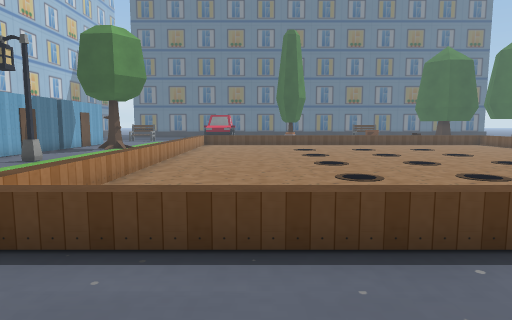
[1] (above)

24 first-person views from a walk through a Unity game level. The camera is 1.3 m above the floor, tilts 6° down and sees 75° across. The floor is counted in squares, 1 m on a side. Each view is taken from the middle of a square. On the plan, view 1 faces up. The plan holds only what a view shows up to about 14 squares ahead; the rest is blank. The place goes on beyond the plan. Some surface patterns are stand-ins.

[2]
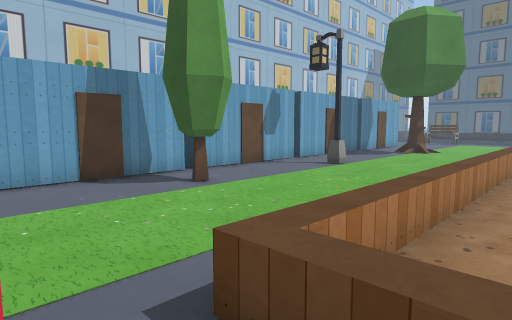

[3]
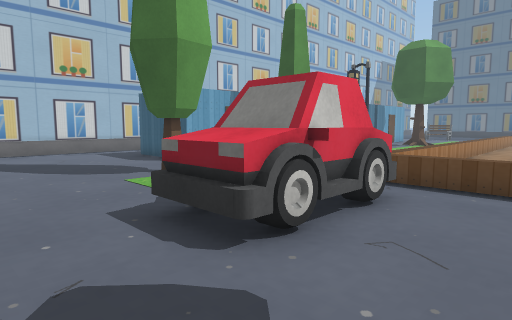

[4]
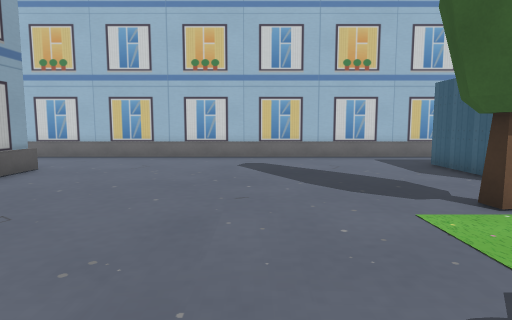

[5]
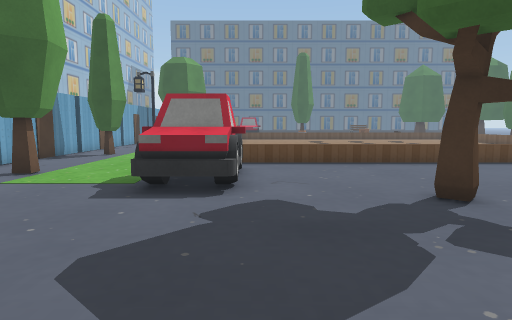

[6]
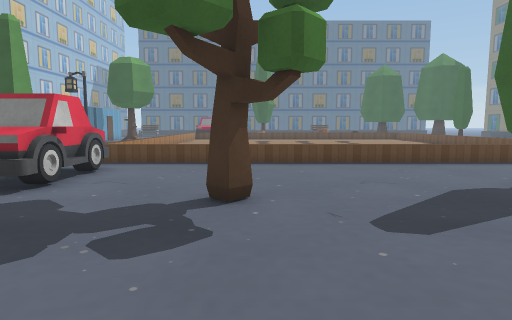

[7]
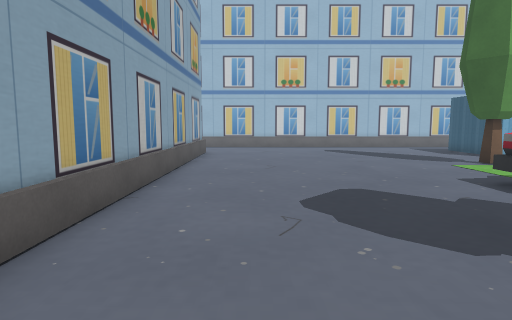

[8]
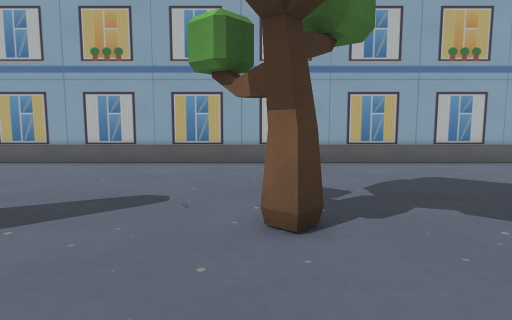

[9]
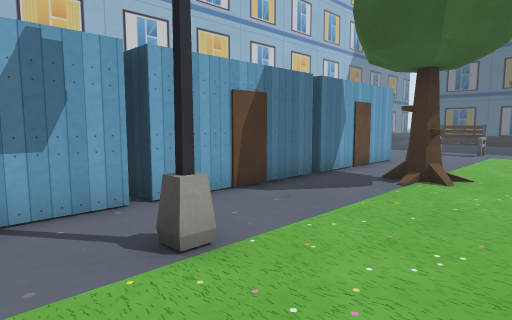

[10]
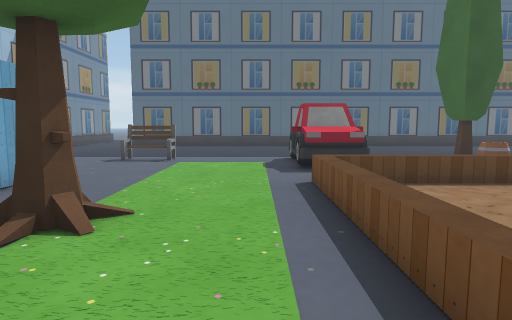

[11]
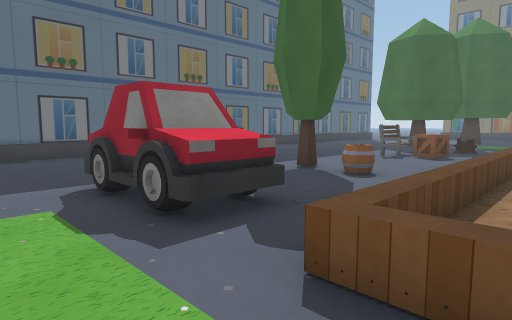

[12]
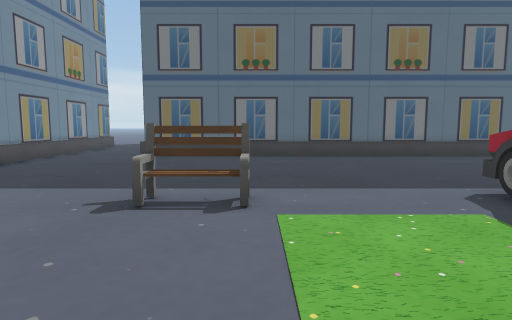

[13]
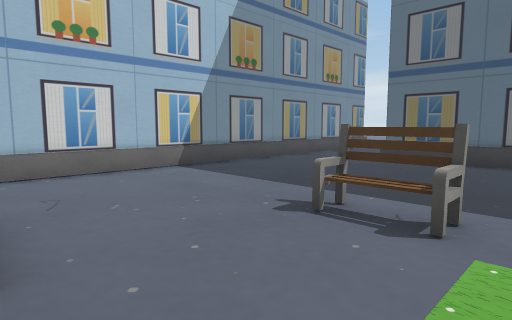

[14]
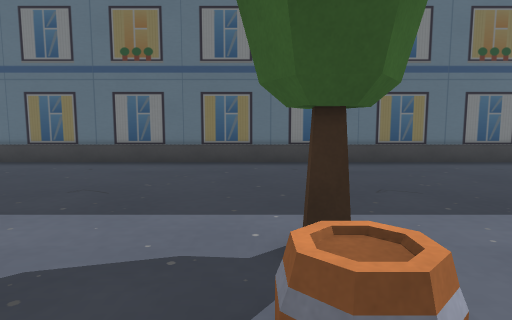

[15]
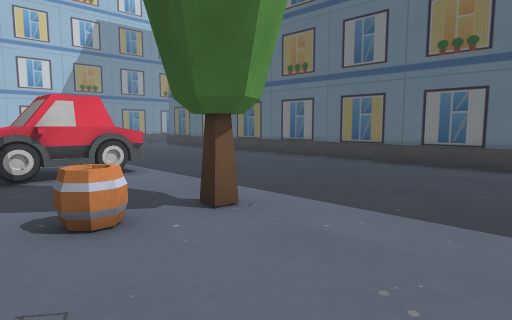

[16]
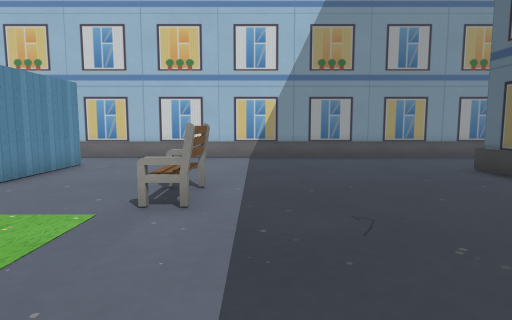

[17]
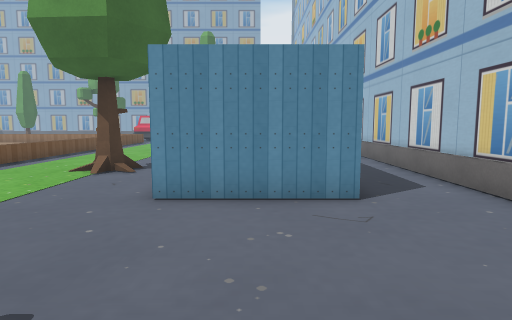

[18]
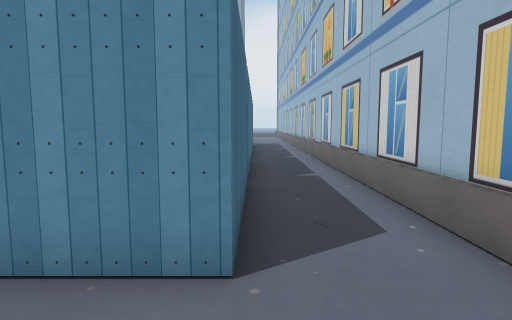

[19]
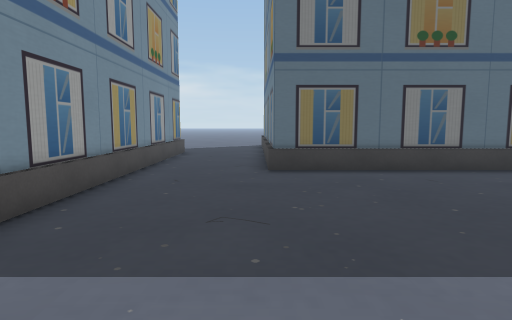

[20]
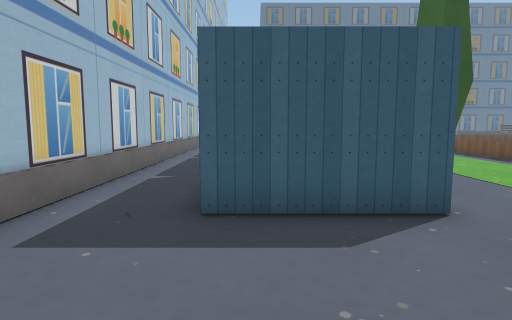

[21]
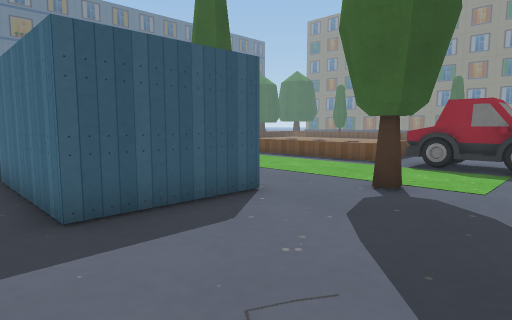

[22]
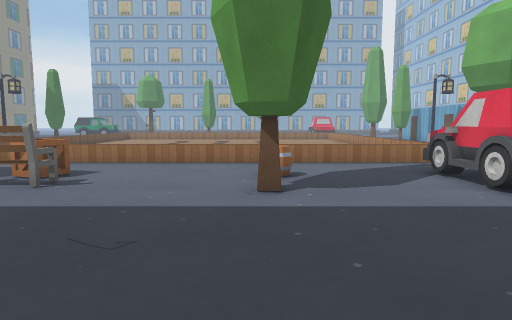

[23]
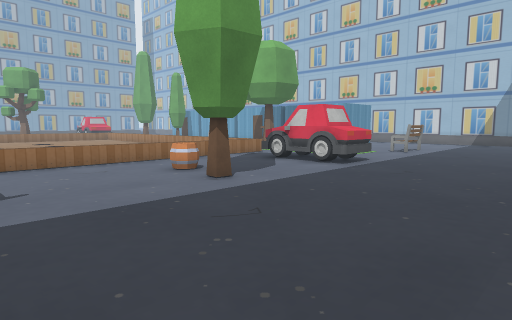

[24]
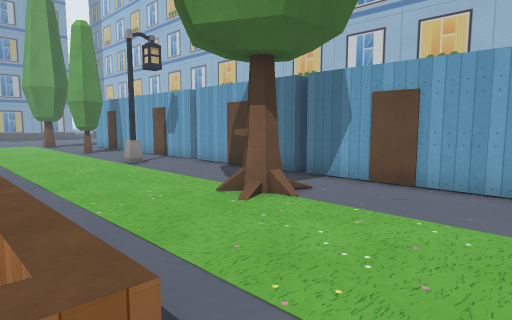

### Floor plan
Key: @ floor where view 1 was taken; # wall or solid block; . floor; = window, fence, low wall or low ledge; O other object.
Columns run from 17 left of view 1 to 8 right of it. Each row starts with its distance up from view 1.
 37 ##..=#
 36 ##..=#
 35 ##..=#####################
 34 ##...#####################
 33 ##........................
 32 ##........................
 31 ##........................
 30 ##........................
 29 ##........................
 28 ##.......................
 27 ##.....OOO...OOO....O.....
 26 ##.....O.....OOO...OO....O
 25 ##...........OOO...OO....O
 24 ##...........OOO...OO....O
 23 ##........................
 22 ##.O###O......============
 21 ##.## ##.....=============
 20 ##.#   #.....==...
 19 ##.#  ##.O...==..
 18 ##.O  #O.OO..==.
 17 ##.O  #O.....==
 16 ##.#  ##.....==
 15 ##.#   #.....==
 14 ##.   ##.....==..........
 13 ##.O  #O.....==..........
 12 ##.O  #O.#...==..........
 11 ##.#  ##.....==..........
 10 ##.    #.....==..........
  9 ##.   ##.....==..........
  8 ##.O  #O.....==.........
  7 ##.O   OOO...==.........
  6 ##.#   #OO...==.
  5 ##.#   #.....==.
  4 ##.## ##.....=============
  3 ##.O###O......============
  2 ##...........OO...........
  1 ##......OO...OO...........
  0 ##...........OO..@........
 -1 ##...........OOO........OO
 -2 ##...........OO...OO.....O
 -3 ##.................O....
 -4 ##.......................
 -5 ##........................
 -6 ##........................
 -7 ##........................
 -8 ##........................
 -9 ##...============= =======
-10 ##..=#####################
-11 ##.

Positions as (right, up) in squares from view 1, and headings:
1: (0, 0), facing up
2: (-2, 2), facing up-left
3: (0, -4), facing up-left
4: (-3, -3), facing left
5: (-2, -8), facing up
6: (2, -8), facing up
7: (3, -7), facing left
8: (2, 2), facing down
9: (-5, 10), facing up-left
10: (-5, 14), facing up
11: (-6, 20), facing up-right
12: (-8, 21), facing up
13: (-7, 22), facing up-left
14: (2, 23), facing up
15: (7, 23), facing up-left
16: (-3, 28), facing left
17: (-12, 28), facing down
18: (-14, 25), facing down
19: (-13, 25), facing up
20: (-13, -2), facing up
21: (-15, -2), facing up-right
22: (3, 33), facing down
23: (8, 33), facing down-left
24: (-3, 23), facing down-left
